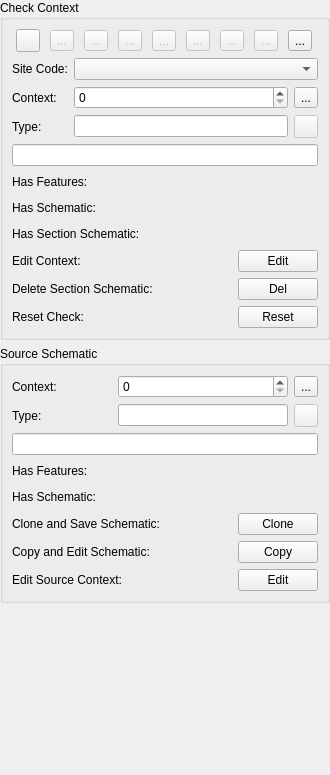
<?xml version="1.0" encoding="UTF-8"?>
<ui version="4.0">
 <class>SchematicWidget</class>
 <widget class="QWidget" name="SchematicWidget">
  <property name="geometry">
   <rect>
    <x>0</x>
    <y>0</y>
    <width>330</width>
    <height>775</height>
   </rect>
  </property>
  <property name="windowTitle">
   <string>Form</string>
  </property>
  <layout class="QGridLayout" name="gridLayout">
   <property name="margin">
    <number>0</number>
   </property>
   <item row="2" column="0">
    <spacer name="verticalSpacer">
     <property name="orientation">
      <enum>Qt::Vertical</enum>
     </property>
     <property name="sizeHint" stdset="0">
      <size>
       <width>14</width>
       <height>17</height>
      </size>
     </property>
    </spacer>
   </item>
   <item row="0" column="0">
    <widget class="QGroupBox" name="checkGroup">
     <property name="title">
      <string>Check Context</string>
     </property>
     <layout class="QGridLayout" name="gridLayout_4">
      <item row="4" column="0">
       <layout class="QGridLayout" name="gridLayout_5">
        <item row="2" column="1">
         <spacer name="schematicSpacer">
          <property name="orientation">
           <enum>Qt::Horizontal</enum>
          </property>
          <property name="sizeHint" stdset="0">
           <size>
            <width>40</width>
            <height>20</height>
           </size>
          </property>
         </spacer>
        </item>
        <item row="2" column="2">
         <widget class="QLabel" name="schematicStatusLabel">
          <property name="text">
           <string/>
          </property>
          <property name="pixmap">
           <pixmap resource="resources.qrc">:/plugins/ark/plan/statusUnknown.png</pixmap>
          </property>
         </widget>
        </item>
        <item row="1" column="1">
         <spacer name="featureDataSpacer">
          <property name="orientation">
           <enum>Qt::Horizontal</enum>
          </property>
          <property name="sizeHint" stdset="0">
           <size>
            <width>40</width>
            <height>20</height>
           </size>
          </property>
         </spacer>
        </item>
        <item row="3" column="1">
         <spacer name="sectionSchematicSpacer">
          <property name="orientation">
           <enum>Qt::Horizontal</enum>
          </property>
          <property name="sizeHint" stdset="0">
           <size>
            <width>40</width>
            <height>20</height>
           </size>
          </property>
         </spacer>
        </item>
        <item row="1" column="2">
         <widget class="QLabel" name="featureDataStatusLabel">
          <property name="text">
           <string/>
          </property>
          <property name="pixmap">
           <pixmap resource="resources.qrc">:/plugins/ark/plan/statusUnknown.png</pixmap>
          </property>
         </widget>
        </item>
        <item row="2" column="0">
         <widget class="QLabel" name="schematicLabel">
          <property name="text">
           <string>Has Schematic:</string>
          </property>
         </widget>
        </item>
        <item row="1" column="0">
         <widget class="QLabel" name="featureDataLabel">
          <property name="text">
           <string>Has Features:</string>
          </property>
         </widget>
        </item>
        <item row="3" column="2">
         <widget class="QLabel" name="sectionSchematicStatusLabel">
          <property name="text">
           <string/>
          </property>
          <property name="pixmap">
           <pixmap resource="resources.qrc">:/plugins/ark/plan/statusUnknown.png</pixmap>
          </property>
         </widget>
        </item>
        <item row="3" column="0">
         <widget class="QLabel" name="sectionSchematicLabel">
          <property name="text">
           <string>Has Section Schematic:</string>
          </property>
         </widget>
        </item>
       </layout>
      </item>
      <item row="5" column="0">
       <layout class="QGridLayout" name="gridLayout_6">
        <item row="2" column="0">
         <widget class="QLabel" name="resetLabel">
          <property name="text">
           <string>Reset Check:</string>
          </property>
         </widget>
        </item>
        <item row="0" column="0">
         <widget class="QLabel" name="editContexLabel">
          <property name="text">
           <string>Edit Context:</string>
          </property>
          <property name="buddy">
           <cstring>editContextButton</cstring>
          </property>
         </widget>
        </item>
        <item row="1" column="0">
         <widget class="QLabel" name="deleteSectionLabel">
          <property name="text">
           <string>Delete Section Schematic:</string>
          </property>
         </widget>
        </item>
        <item row="1" column="2">
         <widget class="QPushButton" name="deleteSectionButton">
          <property name="text">
           <string>Del</string>
          </property>
         </widget>
        </item>
        <item row="1" column="1">
         <spacer name="horizontalSpacer">
          <property name="orientation">
           <enum>Qt::Horizontal</enum>
          </property>
          <property name="sizeHint" stdset="0">
           <size>
            <width>40</width>
            <height>20</height>
           </size>
          </property>
         </spacer>
        </item>
        <item row="0" column="1">
         <spacer name="editContextSpacer">
          <property name="orientation">
           <enum>Qt::Horizontal</enum>
          </property>
          <property name="sizeHint" stdset="0">
           <size>
            <width>40</width>
            <height>20</height>
           </size>
          </property>
         </spacer>
        </item>
        <item row="0" column="2">
         <widget class="QPushButton" name="editContextButton">
          <property name="text">
           <string>Edit</string>
          </property>
         </widget>
        </item>
        <item row="2" column="1">
         <spacer name="resetSpacer">
          <property name="orientation">
           <enum>Qt::Horizontal</enum>
          </property>
          <property name="sizeHint" stdset="0">
           <size>
            <width>40</width>
            <height>20</height>
           </size>
          </property>
         </spacer>
        </item>
        <item row="2" column="2">
         <widget class="QPushButton" name="resetButton">
          <property name="text">
           <string>Reset</string>
          </property>
         </widget>
        </item>
       </layout>
      </item>
      <item row="1" column="0">
       <layout class="QGridLayout" name="gridLayout_2">
        <item row="1" column="2">
         <layout class="QHBoxLayout" name="horizontalLayout_2">
          <item>
           <widget class="QSpinBox" name="contextSpin">
            <property name="toolTip">
             <string>&lt;html&gt;&lt;head/&gt;&lt;body&gt;&lt;p&gt;Enter Context to find&lt;/p&gt;&lt;/body&gt;&lt;/html&gt;</string>
            </property>
            <property name="maximum">
             <number>99999</number>
            </property>
           </widget>
          </item>
          <item>
           <widget class="QToolButton" name="findContextTool">
            <property name="toolTip">
             <string>&lt;html&gt;&lt;head/&gt;&lt;body&gt;&lt;p&gt;Pan to Context&lt;/p&gt;&lt;/body&gt;&lt;/html&gt;</string>
            </property>
            <property name="text">
             <string>...</string>
            </property>
            <property name="icon">
             <iconset resource="resources.qrc">
              <normaloff>:/plugins/ark/plan/search.svg</normaloff>:/plugins/ark/plan/search.svg</iconset>
            </property>
           </widget>
          </item>
         </layout>
        </item>
        <item row="0" column="0" colspan="2">
         <widget class="QLabel" name="siteCodeLabel">
          <property name="text">
           <string>Site Code:</string>
          </property>
          <property name="buddy">
           <cstring>siteCodeCombo</cstring>
          </property>
         </widget>
        </item>
        <item row="0" column="2">
         <widget class="QComboBox" name="siteCodeCombo"/>
        </item>
        <item row="3" column="0" colspan="3">
         <widget class="QLineEdit" name="contextDescriptionEdit">
          <property name="readOnly">
           <bool>true</bool>
          </property>
         </widget>
        </item>
        <item row="2" column="0" colspan="2">
         <widget class="QLabel" name="arkDataLabel">
          <property name="text">
           <string>Type:</string>
          </property>
         </widget>
        </item>
        <item row="1" column="0" colspan="2">
         <widget class="QLabel" name="contextLabel">
          <property name="text">
           <string>Context:</string>
          </property>
         </widget>
        </item>
        <item row="2" column="2">
         <layout class="QHBoxLayout" name="horizontalLayout_4">
          <item>
           <widget class="QLineEdit" name="contextTypeEdit">
            <property name="frame">
             <bool>true</bool>
            </property>
            <property name="readOnly">
             <bool>true</bool>
            </property>
           </widget>
          </item>
          <item>
           <widget class="QToolButton" name="openContextTool">
            <property name="enabled">
             <bool>false</bool>
            </property>
            <property name="text">
             <string/>
            </property>
            <property name="icon">
             <iconset resource="resources.qrc">
              <normaloff>:/plugins/ark/data/openData.svg</normaloff>:/plugins/ark/data/openData.svg</iconset>
            </property>
           </widget>
          </item>
         </layout>
        </item>
       </layout>
      </item>
      <item row="0" column="0">
       <layout class="QHBoxLayout" name="horizontalLayout_3">
        <item>
         <widget class="QToolButton" name="loadArkTool">
          <property name="enabled">
           <bool>true</bool>
          </property>
          <property name="text">
           <string/>
          </property>
          <property name="icon">
           <iconset resource="resources.qrc">
            <normaloff>:/plugins/ark/data/loadData.svg</normaloff>:/plugins/ark/data/loadData.svg</iconset>
          </property>
         </widget>
        </item>
        <item>
         <widget class="QToolButton" name="firstContextTool">
          <property name="enabled">
           <bool>false</bool>
          </property>
          <property name="toolTip">
           <string>Go First Context</string>
          </property>
          <property name="text">
           <string>...</string>
          </property>
          <property name="icon">
           <iconset resource="resources.qrc">
            <normaloff>:/plugins/ark/data/goFirstItem.svg</normaloff>:/plugins/ark/data/goFirstItem.svg</iconset>
          </property>
         </widget>
        </item>
        <item>
         <widget class="QToolButton" name="prevMissingTool">
          <property name="enabled">
           <bool>false</bool>
          </property>
          <property name="toolTip">
           <string>Go Previous Missing Schematic</string>
          </property>
          <property name="text">
           <string>...</string>
          </property>
          <property name="icon">
           <iconset resource="resources.qrc">
            <normaloff>:/plugins/ark/data/goPrevMissing.svg</normaloff>:/plugins/ark/data/goPrevMissing.svg</iconset>
          </property>
         </widget>
        </item>
        <item>
         <widget class="QToolButton" name="prevContextTool">
          <property name="enabled">
           <bool>false</bool>
          </property>
          <property name="toolTip">
           <string>Go Previous Context</string>
          </property>
          <property name="text">
           <string>...</string>
          </property>
          <property name="icon">
           <iconset resource="resources.qrc">
            <normaloff>:/plugins/ark/data/goPrevItem.svg</normaloff>:/plugins/ark/data/goPrevItem.svg</iconset>
          </property>
         </widget>
        </item>
        <item>
         <widget class="QToolButton" name="nextContextTool">
          <property name="enabled">
           <bool>false</bool>
          </property>
          <property name="toolTip">
           <string>Go Next Context</string>
          </property>
          <property name="text">
           <string>...</string>
          </property>
          <property name="icon">
           <iconset resource="resources.qrc">
            <normaloff>:/plugins/ark/data/goNextItem.svg</normaloff>:/plugins/ark/data/goNextItem.svg</iconset>
          </property>
         </widget>
        </item>
        <item>
         <widget class="QToolButton" name="nextMissingTool">
          <property name="enabled">
           <bool>false</bool>
          </property>
          <property name="toolTip">
           <string>Go Next Missing Schematic</string>
          </property>
          <property name="text">
           <string>...</string>
          </property>
          <property name="icon">
           <iconset resource="resources.qrc">
            <normaloff>:/plugins/ark/data/goNextMissing.svg</normaloff>:/plugins/ark/data/goNextMissing.svg</iconset>
          </property>
         </widget>
        </item>
        <item>
         <widget class="QToolButton" name="lastContextTool">
          <property name="enabled">
           <bool>false</bool>
          </property>
          <property name="toolTip">
           <string>Go Last Context</string>
          </property>
          <property name="text">
           <string>...</string>
          </property>
          <property name="icon">
           <iconset resource="resources.qrc">
            <normaloff>:/plugins/ark/data/goLastItem.svg</normaloff>:/plugins/ark/data/goLastItem.svg</iconset>
          </property>
         </widget>
        </item>
        <item>
         <widget class="QToolButton" name="schematicReportTool">
          <property name="enabled">
           <bool>false</bool>
          </property>
          <property name="text">
           <string>...</string>
          </property>
          <property name="icon">
           <iconset resource="resources.qrc">
            <normaloff>:/plugins/ark/plan/schematicReport.svg</normaloff>:/plugins/ark/plan/schematicReport.svg</iconset>
          </property>
         </widget>
        </item>
        <item>
         <widget class="ActionSettingsTool" name="actionSettingsTool">
          <property name="text">
           <string>...</string>
          </property>
          <property name="icon">
           <iconset resource="resources.qrc">
            <normaloff>:/plugins/ark/settings.svg</normaloff>:/plugins/ark/settings.svg</iconset>
          </property>
          <property name="popupMode">
           <enum>QToolButton::InstantPopup</enum>
          </property>
         </widget>
        </item>
       </layout>
      </item>
     </layout>
    </widget>
   </item>
   <item row="1" column="0">
    <widget class="QGroupBox" name="cloneGroup">
     <property name="title">
      <string>Source Schematic</string>
     </property>
     <layout class="QGridLayout" name="gridLayout_8">
      <item row="1" column="0">
       <layout class="QGridLayout" name="gridLayout_3">
        <item row="1" column="1">
         <spacer name="sourceSchematicSpacer">
          <property name="orientation">
           <enum>Qt::Horizontal</enum>
          </property>
          <property name="sizeHint" stdset="0">
           <size>
            <width>40</width>
            <height>20</height>
           </size>
          </property>
         </spacer>
        </item>
        <item row="1" column="0">
         <widget class="QLabel" name="sourceSchematicLabel">
          <property name="text">
           <string>Has Schematic:</string>
          </property>
         </widget>
        </item>
        <item row="1" column="2">
         <widget class="QLabel" name="sourceSchematicStatusLabel">
          <property name="text">
           <string/>
          </property>
          <property name="pixmap">
           <pixmap resource="resources.qrc">:/plugins/ark/plan/statusUnknown.png</pixmap>
          </property>
         </widget>
        </item>
        <item row="0" column="0">
         <widget class="QLabel" name="sourceFeatureDataLabel">
          <property name="text">
           <string>Has Features:</string>
          </property>
         </widget>
        </item>
        <item row="0" column="1">
         <spacer name="sourceFeatureDataSpacer">
          <property name="orientation">
           <enum>Qt::Horizontal</enum>
          </property>
          <property name="sizeHint" stdset="0">
           <size>
            <width>40</width>
            <height>20</height>
           </size>
          </property>
         </spacer>
        </item>
        <item row="0" column="2">
         <widget class="QLabel" name="sourceFeatureDataStatusLabel">
          <property name="text">
           <string/>
          </property>
          <property name="pixmap">
           <pixmap resource="resources.qrc">:/plugins/ark/plan/statusUnknown.png</pixmap>
          </property>
         </widget>
        </item>
       </layout>
      </item>
      <item row="2" column="0">
       <layout class="QGridLayout" name="gridLayout_7">
        <item row="0" column="0">
         <widget class="QLabel" name="cloneSourceLabel">
          <property name="text">
           <string>Clone and Save Schematic:</string>
          </property>
          <property name="buddy">
           <cstring>cloneSourceButton</cstring>
          </property>
         </widget>
        </item>
        <item row="0" column="1">
         <spacer name="horizontalSpacer_3">
          <property name="orientation">
           <enum>Qt::Horizontal</enum>
          </property>
          <property name="sizeHint" stdset="0">
           <size>
            <width>40</width>
            <height>20</height>
           </size>
          </property>
         </spacer>
        </item>
        <item row="0" column="2">
         <widget class="QPushButton" name="cloneSourceButton">
          <property name="text">
           <string>Clone</string>
          </property>
         </widget>
        </item>
        <item row="1" column="0">
         <widget class="QLabel" name="copySourceLabel">
          <property name="text">
           <string>Copy and Edit Schematic:</string>
          </property>
          <property name="buddy">
           <cstring>copySourceButton</cstring>
          </property>
         </widget>
        </item>
        <item row="1" column="1">
         <spacer name="horizontalSpacer_4">
          <property name="orientation">
           <enum>Qt::Horizontal</enum>
          </property>
          <property name="sizeHint" stdset="0">
           <size>
            <width>40</width>
            <height>20</height>
           </size>
          </property>
         </spacer>
        </item>
        <item row="1" column="2">
         <widget class="QPushButton" name="copySourceButton">
          <property name="text">
           <string>Copy</string>
          </property>
         </widget>
        </item>
        <item row="2" column="0">
         <widget class="QLabel" name="editSourceLabel">
          <property name="text">
           <string>Edit Source Context:</string>
          </property>
          <property name="buddy">
           <cstring>editSourceButton</cstring>
          </property>
         </widget>
        </item>
        <item row="2" column="1">
         <spacer name="horizontalSpacer_5">
          <property name="orientation">
           <enum>Qt::Horizontal</enum>
          </property>
          <property name="sizeHint" stdset="0">
           <size>
            <width>40</width>
            <height>20</height>
           </size>
          </property>
         </spacer>
        </item>
        <item row="2" column="2">
         <widget class="QPushButton" name="editSourceButton">
          <property name="text">
           <string>Edit</string>
          </property>
         </widget>
        </item>
       </layout>
      </item>
      <item row="0" column="0">
       <layout class="QGridLayout" name="gridLayout_10">
        <item row="1" column="0">
         <widget class="QLabel" name="sourceContextTypeLabel">
          <property name="text">
           <string>Type:</string>
          </property>
         </widget>
        </item>
        <item row="1" column="1" colspan="2">
         <layout class="QHBoxLayout" name="horizontalLayout_6">
          <item>
           <widget class="QLineEdit" name="sourceContextTypeEdit">
            <property name="frame">
             <bool>true</bool>
            </property>
            <property name="readOnly">
             <bool>true</bool>
            </property>
           </widget>
          </item>
          <item>
           <widget class="QToolButton" name="openSourceContextTool">
            <property name="enabled">
             <bool>false</bool>
            </property>
            <property name="text">
             <string/>
            </property>
            <property name="icon">
             <iconset resource="resources.qrc">
              <normaloff>:/plugins/ark/data/openData.svg</normaloff>:/plugins/ark/data/openData.svg</iconset>
            </property>
           </widget>
          </item>
         </layout>
        </item>
        <item row="2" column="0" colspan="3">
         <widget class="QLineEdit" name="sourceContextDescriptionEdit">
          <property name="readOnly">
           <bool>true</bool>
          </property>
         </widget>
        </item>
        <item row="0" column="0">
         <widget class="QLabel" name="sourceContextLabel">
          <property name="text">
           <string>Context:</string>
          </property>
          <property name="buddy">
           <cstring>sourceContextSpin</cstring>
          </property>
         </widget>
        </item>
        <item row="0" column="1" colspan="2">
         <layout class="QHBoxLayout" name="horizontalLayout_7">
          <item>
           <widget class="QSpinBox" name="sourceContextSpin">
            <property name="toolTip">
             <string>&lt;html&gt;&lt;head/&gt;&lt;body&gt;&lt;p&gt;Enter Source Context to find&lt;/p&gt;&lt;/body&gt;&lt;/html&gt;</string>
            </property>
            <property name="maximum">
             <number>99999</number>
            </property>
           </widget>
          </item>
          <item>
           <widget class="QToolButton" name="findSourceTool">
            <property name="toolTip">
             <string>&lt;html&gt;&lt;head/&gt;&lt;body&gt;&lt;p&gt;Pan to Context&lt;/p&gt;&lt;/body&gt;&lt;/html&gt;</string>
            </property>
            <property name="text">
             <string>...</string>
            </property>
            <property name="icon">
             <iconset resource="resources.qrc">
              <normaloff>:/plugins/ark/plan/search.svg</normaloff>:/plugins/ark/plan/search.svg</iconset>
            </property>
           </widget>
          </item>
         </layout>
        </item>
       </layout>
      </item>
     </layout>
    </widget>
   </item>
  </layout>
 </widget>
 <customwidgets>
  <customwidget>
   <class>ActionSettingsTool</class>
   <extends>QToolButton</extends>
   <header>..action_settings_tool.h</header>
  </customwidget>
 </customwidgets>
 <tabstops>
  <tabstop>cloneSourceButton</tabstop>
  <tabstop>copySourceButton</tabstop>
  <tabstop>editSourceButton</tabstop>
  <tabstop>siteCodeCombo</tabstop>
 </tabstops>
 <resources/>
 <connections/>
</ui>
